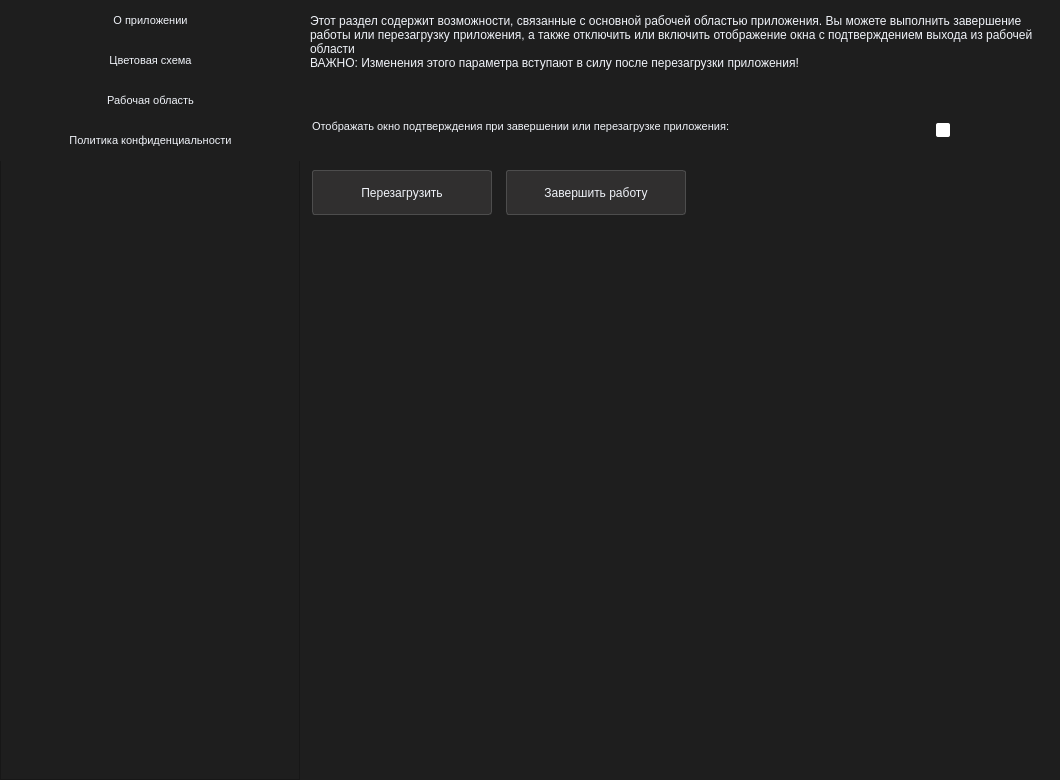
<?xml version="1.0" encoding="UTF-8"?>
<ui version="4.0">
 <class>settings_form</class>
 <widget class="QWidget" name="settings_form">
  <property name="geometry">
   <rect>
    <x>0</x>
    <y>0</y>
    <width>1060</width>
    <height>780</height>
   </rect>
  </property>
  <property name="windowTitle">
   <string>Настройки</string>
  </property>
  <property name="styleSheet">
   <string notr="true">QWidget {
	background-color: rgb(30, 30, 30);
}</string>
  </property>
  <layout class="QHBoxLayout" name="horizontalLayout">
   <property name="leftMargin">
    <number>0</number>
   </property>
   <property name="topMargin">
    <number>0</number>
   </property>
   <property name="rightMargin">
    <number>0</number>
   </property>
   <property name="bottomMargin">
    <number>0</number>
   </property>
   <item>
    <widget class="QFrame" name="section_frame">
     <property name="minimumSize">
      <size>
       <width>300</width>
       <height>0</height>
      </size>
     </property>
     <property name="styleSheet">
      <string notr="true">QFrame {
	background-color: rgb(30, 30, 30);
}</string>
     </property>
     <property name="frameShape">
      <enum>QFrame::StyledPanel</enum>
     </property>
     <property name="frameShadow">
      <enum>QFrame::Raised</enum>
     </property>
     <widget class="QPushButton" name="btn_program_info">
      <property name="geometry">
       <rect>
        <x>0</x>
        <y>0</y>
        <width>301</width>
        <height>41</height>
       </rect>
      </property>
      <property name="font">
       <font>
        <pointsize>8</pointsize>
       </font>
      </property>
      <property name="styleSheet">
       <string notr="true">QPushButton {
	background-color: rgb(30, 30, 30);
	color: rgb(240, 243, 249);
	border: 0px;
}

QPushButton:hover {
	background-color: rgb(77, 77, 77);
}</string>
      </property>
      <property name="text">
       <string>О приложении</string>
      </property>
     </widget>
     <widget class="QPushButton" name="btn_color_style">
      <property name="geometry">
       <rect>
        <x>0</x>
        <y>40</y>
        <width>301</width>
        <height>41</height>
       </rect>
      </property>
      <property name="font">
       <font>
        <pointsize>8</pointsize>
       </font>
      </property>
      <property name="styleSheet">
       <string notr="true">QPushButton {
	background-color: rgb(30, 30, 30);
	color: rgb(240, 243, 249);
	border: 0px;
}

QPushButton:hover {
	background-color: rgb(77, 77, 77);
}</string>
      </property>
      <property name="text">
       <string>Цветовая схема</string>
      </property>
     </widget>
     <widget class="QPushButton" name="btn_privacy_policy">
      <property name="geometry">
       <rect>
        <x>0</x>
        <y>120</y>
        <width>301</width>
        <height>41</height>
       </rect>
      </property>
      <property name="font">
       <font>
        <pointsize>8</pointsize>
       </font>
      </property>
      <property name="styleSheet">
       <string notr="true">QPushButton {
	background-color: rgb(30, 30, 30);
	color: rgb(240, 243, 249);
	border: 0px;
}

QPushButton:hover {
	background-color: rgb(77, 77, 77);
}</string>
      </property>
      <property name="text">
       <string>Политика конфиденциальности</string>
      </property>
     </widget>
     <widget class="QPushButton" name="btn_set_app">
      <property name="geometry">
       <rect>
        <x>0</x>
        <y>80</y>
        <width>301</width>
        <height>41</height>
       </rect>
      </property>
      <property name="font">
       <font>
        <pointsize>8</pointsize>
       </font>
      </property>
      <property name="styleSheet">
       <string notr="true">QPushButton {
	background-color: rgb(30, 30, 30);
	color: rgb(240, 243, 249);
	border: 0px;
}

QPushButton:hover {
	background-color: rgb(77, 77, 77);
}</string>
      </property>
      <property name="text">
       <string>Рабочая область</string>
      </property>
     </widget>
    </widget>
   </item>
   <item>
    <widget class="QStackedWidget" name="section_widget">
     <property name="currentIndex">
      <number>2</number>
     </property>
     <widget class="QWidget" name="program_info_page">
      <widget class="QLabel" name="label_2">
       <property name="geometry">
        <rect>
         <x>6</x>
         <y>240</y>
         <width>271</width>
         <height>31</height>
        </rect>
       </property>
       <property name="font">
        <font>
         <pointsize>8</pointsize>
        </font>
       </property>
       <property name="styleSheet">
        <string notr="true">QLabel {
	background-color: rgb(240, 243, 249);
	color: rgb(30, 30, 30);
	border-radius: 3px;
}</string>
       </property>
       <property name="text">
        <string>Версия: MCrypt 1.9.1 Preview</string>
       </property>
       <property name="alignment">
        <set>Qt::AlignLeading|Qt::AlignLeft|Qt::AlignTop</set>
       </property>
       <property name="wordWrap">
        <bool>true</bool>
       </property>
      </widget>
      <widget class="QLabel" name="label_3">
       <property name="geometry">
        <rect>
         <x>6</x>
         <y>280</y>
         <width>751</width>
         <height>31</height>
        </rect>
       </property>
       <property name="font">
        <font>
         <pointsize>8</pointsize>
        </font>
       </property>
       <property name="styleSheet">
        <string notr="true">QLabel {
	color: rgb(240, 243, 249);
}</string>
       </property>
       <property name="text">
        <string>©MCryptTeam, 2023, все права защищены</string>
       </property>
       <property name="alignment">
        <set>Qt::AlignLeading|Qt::AlignLeft|Qt::AlignTop</set>
       </property>
       <property name="wordWrap">
        <bool>true</bool>
       </property>
      </widget>
      <widget class="QPlainTextEdit" name="plainTextEdit_2">
       <property name="geometry">
        <rect>
         <x>0</x>
         <y>10</y>
         <width>751</width>
         <height>211</height>
        </rect>
       </property>
       <property name="styleSheet">
        <string notr="true">QPlainTextEdit {
	border: none;
	color: rgb(240, 243, 249);
}</string>
       </property>
       <property name="readOnly">
        <bool>true</bool>
       </property>
       <property name="plainText">
        <string>MCrypt - программное обеспечение, позволяющее выполнять шифрование, дешифрование, хеширование и множество других преобразований быстро и эффективно. При этом, MCrypt позволяет просмотреть каждый шаг выполнения данных преобразований, а также содержит справочник по различным алгоритмам шифрования, применяемых в данном программном обеспечении, что позволяет более подробно рассмотреть различные процессы преобразования данных. Также MCrypt содержит множество различных алгоритмов шифрования, включая более сложные алгоритмы шифрования, предоставляя возможность автоматического заполнения параметров шифрования, что позволяет существенно сократить время на шифрование данных</string>
       </property>
      </widget>
     </widget>
     <widget class="QWidget" name="color_style_page">
      <widget class="QFrame" name="frame">
       <property name="geometry">
        <rect>
         <x>20</x>
         <y>190</y>
         <width>321</width>
         <height>201</height>
        </rect>
       </property>
       <property name="styleSheet">
        <string notr="true">QFrame {
	border-radius: 5px;
	background-color: rgb(240, 243, 249);
}</string>
       </property>
       <property name="frameShape">
        <enum>QFrame::StyledPanel</enum>
       </property>
       <property name="frameShadow">
        <enum>QFrame::Raised</enum>
       </property>
       <widget class="QFrame" name="frame_2">
        <property name="geometry">
         <rect>
          <x>180</x>
          <y>160</y>
          <width>120</width>
          <height>30</height>
         </rect>
        </property>
        <property name="styleSheet">
         <string notr="true">QFrame {
	border-radius: 3px;
	background-color: rgb(98, 79, 130);
}</string>
        </property>
        <property name="frameShape">
         <enum>QFrame::StyledPanel</enum>
        </property>
        <property name="frameShadow">
         <enum>QFrame::Raised</enum>
        </property>
       </widget>
       <widget class="QFrame" name="frame_3">
        <property name="geometry">
         <rect>
          <x>180</x>
          <y>120</y>
          <width>120</width>
          <height>30</height>
         </rect>
        </property>
        <property name="styleSheet">
         <string notr="true">QFrame {
	border-radius: 3px;
	background-color: rgb(159, 115, 171);
}</string>
        </property>
        <property name="frameShape">
         <enum>QFrame::StyledPanel</enum>
        </property>
        <property name="frameShadow">
         <enum>QFrame::Raised</enum>
        </property>
       </widget>
       <widget class="QLabel" name="label_6">
        <property name="geometry">
         <rect>
          <x>10</x>
          <y>10</y>
          <width>31</width>
          <height>31</height>
         </rect>
        </property>
        <property name="font">
         <font>
          <pointsize>14</pointsize>
         </font>
        </property>
        <property name="styleSheet">
         <string notr="true">QLabel {
	color: rgb(48, 47, 47);
}</string>
        </property>
        <property name="text">
         <string>☀</string>
        </property>
       </widget>
      </widget>
      <widget class="QPushButton" name="light_btn">
       <property name="geometry">
        <rect>
         <x>90</x>
         <y>410</y>
         <width>180</width>
         <height>45</height>
        </rect>
       </property>
       <property name="minimumSize">
        <size>
         <width>130</width>
         <height>45</height>
        </size>
       </property>
       <property name="maximumSize">
        <size>
         <width>200</width>
         <height>16777215</height>
        </size>
       </property>
       <property name="styleSheet">
        <string notr="true">QPushButton {
	border: 1px solid rgb(77, 77, 77);
	border-radius: 3px;
	background-color: rgb(48, 47, 47);
	color: rgb(240, 243, 249);
}

QPushButton:hover {
	background-color: rgb(77, 77, 77);
}</string>
       </property>
       <property name="text">
        <string>Применить</string>
       </property>
      </widget>
      <widget class="QPushButton" name="dark_btn">
       <property name="geometry">
        <rect>
         <x>480</x>
         <y>410</y>
         <width>180</width>
         <height>45</height>
        </rect>
       </property>
       <property name="minimumSize">
        <size>
         <width>130</width>
         <height>45</height>
        </size>
       </property>
       <property name="maximumSize">
        <size>
         <width>200</width>
         <height>16777215</height>
        </size>
       </property>
       <property name="styleSheet">
        <string notr="true">QPushButton {
	border: 1px solid rgb(77, 77, 77);
	border-radius: 3px;
	background-color: rgb(48, 47, 47);
	color: rgb(240, 243, 249);
}

QPushButton:hover {
	background-color: rgb(77, 77, 77);
}</string>
       </property>
       <property name="text">
        <string>Применить</string>
       </property>
      </widget>
      <widget class="QFrame" name="frame_11">
       <property name="geometry">
        <rect>
         <x>410</x>
         <y>190</y>
         <width>321</width>
         <height>201</height>
        </rect>
       </property>
       <property name="styleSheet">
        <string notr="true">QFrame {
	border-radius: 5px;
	border: 1px solid rgb(77, 77, 77);
	background-color: rgb(30, 30, 30);
}</string>
       </property>
       <property name="frameShape">
        <enum>QFrame::StyledPanel</enum>
       </property>
       <property name="frameShadow">
        <enum>QFrame::Raised</enum>
       </property>
       <widget class="QFrame" name="frame_12">
        <property name="geometry">
         <rect>
          <x>180</x>
          <y>160</y>
          <width>120</width>
          <height>30</height>
         </rect>
        </property>
        <property name="styleSheet">
         <string notr="true">QFrame {
	border-radius: 3px;
	border: none;
	background-color: rgb(48, 47, 47);
}</string>
        </property>
        <property name="frameShape">
         <enum>QFrame::StyledPanel</enum>
        </property>
        <property name="frameShadow">
         <enum>QFrame::Raised</enum>
        </property>
       </widget>
       <widget class="QFrame" name="frame_13">
        <property name="geometry">
         <rect>
          <x>180</x>
          <y>120</y>
          <width>120</width>
          <height>30</height>
         </rect>
        </property>
        <property name="styleSheet">
         <string notr="true">QFrame {
	border-radius: 3px;
	border: none;
	background-color: rgb(77, 77, 77);
}</string>
        </property>
        <property name="frameShape">
         <enum>QFrame::StyledPanel</enum>
        </property>
        <property name="frameShadow">
         <enum>QFrame::Raised</enum>
        </property>
       </widget>
       <widget class="QLabel" name="label_9">
        <property name="geometry">
         <rect>
          <x>10</x>
          <y>10</y>
          <width>31</width>
          <height>31</height>
         </rect>
        </property>
        <property name="font">
         <font>
          <pointsize>12</pointsize>
         </font>
        </property>
        <property name="styleSheet">
         <string notr="true">QLabel {
	border: none;
}</string>
        </property>
        <property name="text">
         <string>🌙</string>
        </property>
       </widget>
      </widget>
      <widget class="QPushButton" name="win_btn">
       <property name="geometry">
        <rect>
         <x>90</x>
         <y>720</y>
         <width>180</width>
         <height>45</height>
        </rect>
       </property>
       <property name="minimumSize">
        <size>
         <width>130</width>
         <height>45</height>
        </size>
       </property>
       <property name="maximumSize">
        <size>
         <width>200</width>
         <height>16777215</height>
        </size>
       </property>
       <property name="styleSheet">
        <string notr="true">QPushButton {
	border: 1px solid rgb(77, 77, 77);
	border-radius: 3px;
	background-color: rgb(48, 47, 47);
	color: rgb(240, 243, 249);
}

QPushButton:hover {
	background-color: rgb(77, 77, 77);
}</string>
       </property>
       <property name="text">
        <string>Применить</string>
       </property>
      </widget>
      <widget class="QFrame" name="frame_4">
       <property name="geometry">
        <rect>
         <x>20</x>
         <y>490</y>
         <width>321</width>
         <height>201</height>
        </rect>
       </property>
       <property name="styleSheet">
        <string notr="true">QFrame {
	border-radius: 5px;
	border: 1px solid rgb(77, 77, 77);
	background-color: rgb(240, 243, 249);
}</string>
       </property>
       <property name="frameShape">
        <enum>QFrame::StyledPanel</enum>
       </property>
       <property name="frameShadow">
        <enum>QFrame::Raised</enum>
       </property>
       <widget class="QFrame" name="accent_light_win_color">
        <property name="geometry">
         <rect>
          <x>20</x>
          <y>160</y>
          <width>120</width>
          <height>30</height>
         </rect>
        </property>
        <property name="styleSheet">
         <string notr="true">QFrame {
	border-radius: 3px;
	border: none;
	background-color: rgb(98, 79, 130);
}</string>
        </property>
        <property name="frameShape">
         <enum>QFrame::StyledPanel</enum>
        </property>
        <property name="frameShadow">
         <enum>QFrame::Raised</enum>
        </property>
       </widget>
       <widget class="QFrame" name="compl_light_win_color">
        <property name="geometry">
         <rect>
          <x>20</x>
          <y>120</y>
          <width>120</width>
          <height>30</height>
         </rect>
        </property>
        <property name="styleSheet">
         <string notr="true">QFrame {
	border-radius: 3px;
	border: none;
	background-color: rgb(159, 115, 171);
}</string>
        </property>
        <property name="frameShape">
         <enum>QFrame::StyledPanel</enum>
        </property>
        <property name="frameShadow">
         <enum>QFrame::Raised</enum>
        </property>
       </widget>
       <widget class="QLabel" name="label_8">
        <property name="geometry">
         <rect>
          <x>10</x>
          <y>10</y>
          <width>31</width>
          <height>31</height>
         </rect>
        </property>
        <property name="font">
         <font>
          <pointsize>14</pointsize>
         </font>
        </property>
        <property name="styleSheet">
         <string notr="true">QLabel {
	border: none;
	color: rgb(48, 47, 47);
}</string>
        </property>
        <property name="text">
         <string>☀</string>
        </property>
       </widget>
       <widget class="QFrame" name="frame_17">
        <property name="geometry">
         <rect>
          <x>160</x>
          <y>0</y>
          <width>161</width>
          <height>201</height>
         </rect>
        </property>
        <property name="styleSheet">
         <string notr="true">QFrame {
	border-top-left-radius: 0;
	border-top-right-radius: 5px;
	border-bottom-right-radius: 5px;
	border-bottom-left-radius: 0;
	background-color: rgb(30, 30, 30);
}</string>
        </property>
        <property name="frameShape">
         <enum>QFrame::StyledPanel</enum>
        </property>
        <property name="frameShadow">
         <enum>QFrame::Raised</enum>
        </property>
        <widget class="QLabel" name="label_11">
         <property name="geometry">
          <rect>
           <x>10</x>
           <y>10</y>
           <width>31</width>
           <height>31</height>
          </rect>
         </property>
         <property name="font">
          <font>
           <pointsize>12</pointsize>
          </font>
         </property>
         <property name="styleSheet">
          <string notr="true">QLabel {
	border: none;
}</string>
         </property>
         <property name="text">
          <string>🌙</string>
         </property>
        </widget>
        <widget class="QFrame" name="compl_dark_win_color">
         <property name="geometry">
          <rect>
           <x>20</x>
           <y>120</y>
           <width>120</width>
           <height>30</height>
          </rect>
         </property>
         <property name="styleSheet">
          <string notr="true">QFrame {
	border-radius: 3px;
	border: none;
	background-color: rgb(77, 77, 77);
}</string>
         </property>
         <property name="frameShape">
          <enum>QFrame::StyledPanel</enum>
         </property>
         <property name="frameShadow">
          <enum>QFrame::Raised</enum>
         </property>
        </widget>
        <widget class="QFrame" name="accent_dark_win_color">
         <property name="geometry">
          <rect>
           <x>20</x>
           <y>160</y>
           <width>120</width>
           <height>30</height>
          </rect>
         </property>
         <property name="styleSheet">
          <string notr="true">QFrame {
	border-radius: 3px;
	border: none;
	background-color: rgb(48, 47, 47);
}</string>
         </property>
         <property name="frameShape">
          <enum>QFrame::StyledPanel</enum>
         </property>
         <property name="frameShadow">
          <enum>QFrame::Raised</enum>
         </property>
        </widget>
       </widget>
      </widget>
      <widget class="QPushButton" name="time_color_btn">
       <property name="geometry">
        <rect>
         <x>480</x>
         <y>720</y>
         <width>180</width>
         <height>45</height>
        </rect>
       </property>
       <property name="minimumSize">
        <size>
         <width>130</width>
         <height>45</height>
        </size>
       </property>
       <property name="maximumSize">
        <size>
         <width>200</width>
         <height>16777215</height>
        </size>
       </property>
       <property name="styleSheet">
        <string notr="true">QPushButton {
	border: 1px solid rgb(77, 77, 77);
	border-radius: 3px;
	background-color: rgb(48, 47, 47);
	color: rgb(240, 243, 249);
}

QPushButton:hover {
	background-color: rgb(77, 77, 77);
}</string>
       </property>
       <property name="text">
        <string>Применить</string>
       </property>
      </widget>
      <widget class="QFrame" name="frame_14">
       <property name="geometry">
        <rect>
         <x>410</x>
         <y>490</y>
         <width>321</width>
         <height>201</height>
        </rect>
       </property>
       <property name="styleSheet">
        <string notr="true">QFrame {
	border-radius: 5px;
	border: 1px solid rgb(77, 77, 77);
	background-color: rgb(240, 243, 249);
}</string>
       </property>
       <property name="frameShape">
        <enum>QFrame::StyledPanel</enum>
       </property>
       <property name="frameShadow">
        <enum>QFrame::Raised</enum>
       </property>
       <widget class="QFrame" name="frame_15">
        <property name="geometry">
         <rect>
          <x>20</x>
          <y>160</y>
          <width>120</width>
          <height>30</height>
         </rect>
        </property>
        <property name="styleSheet">
         <string notr="true">QFrame {
	border-radius: 3px;
	border: none;
	background-color: rgb(98, 79, 130);
}</string>
        </property>
        <property name="frameShape">
         <enum>QFrame::StyledPanel</enum>
        </property>
        <property name="frameShadow">
         <enum>QFrame::Raised</enum>
        </property>
       </widget>
       <widget class="QFrame" name="frame_16">
        <property name="geometry">
         <rect>
          <x>20</x>
          <y>120</y>
          <width>120</width>
          <height>30</height>
         </rect>
        </property>
        <property name="styleSheet">
         <string notr="true">QFrame {
	border-radius: 3px;
	border: none;
	background-color: rgb(159, 115, 171);
}</string>
        </property>
        <property name="frameShape">
         <enum>QFrame::StyledPanel</enum>
        </property>
        <property name="frameShadow">
         <enum>QFrame::Raised</enum>
        </property>
       </widget>
       <widget class="QLabel" name="label_10">
        <property name="geometry">
         <rect>
          <x>10</x>
          <y>10</y>
          <width>31</width>
          <height>31</height>
         </rect>
        </property>
        <property name="font">
         <font>
          <pointsize>14</pointsize>
         </font>
        </property>
        <property name="styleSheet">
         <string notr="true">QLabel {
	border: none;
	color: rgb(48, 47, 47);
}</string>
        </property>
        <property name="text">
         <string>☀</string>
        </property>
       </widget>
       <widget class="QFrame" name="frame_20">
        <property name="geometry">
         <rect>
          <x>160</x>
          <y>0</y>
          <width>161</width>
          <height>201</height>
         </rect>
        </property>
        <property name="styleSheet">
         <string notr="true">QFrame {
	border-top-left-radius: 0;
	border-top-right-radius: 5px;
	border-bottom-right-radius: 5px;
	border-bottom-left-radius: 0;
	background-color: rgb(30, 30, 30);
}</string>
        </property>
        <property name="frameShape">
         <enum>QFrame::StyledPanel</enum>
        </property>
        <property name="frameShadow">
         <enum>QFrame::Raised</enum>
        </property>
        <widget class="QLabel" name="label_12">
         <property name="geometry">
          <rect>
           <x>10</x>
           <y>10</y>
           <width>31</width>
           <height>31</height>
          </rect>
         </property>
         <property name="font">
          <font>
           <pointsize>12</pointsize>
          </font>
         </property>
         <property name="styleSheet">
          <string notr="true">QLabel {
	border: none;
}</string>
         </property>
         <property name="text">
          <string>🌙</string>
         </property>
        </widget>
        <widget class="QFrame" name="frame_21">
         <property name="geometry">
          <rect>
           <x>20</x>
           <y>120</y>
           <width>120</width>
           <height>30</height>
          </rect>
         </property>
         <property name="styleSheet">
          <string notr="true">QFrame {
	border-radius: 3px;
	border: none;
	background-color: rgb(77, 77, 77);
}</string>
         </property>
         <property name="frameShape">
          <enum>QFrame::StyledPanel</enum>
         </property>
         <property name="frameShadow">
          <enum>QFrame::Raised</enum>
         </property>
        </widget>
        <widget class="QFrame" name="frame_22">
         <property name="geometry">
          <rect>
           <x>20</x>
           <y>160</y>
           <width>120</width>
           <height>30</height>
          </rect>
         </property>
         <property name="styleSheet">
          <string notr="true">QFrame {
	border-radius: 3px;
	border: none;
	background-color: rgb(48, 47, 47);
}</string>
         </property>
         <property name="frameShape">
          <enum>QFrame::StyledPanel</enum>
         </property>
         <property name="frameShadow">
          <enum>QFrame::Raised</enum>
         </property>
        </widget>
       </widget>
      </widget>
      <widget class="QPlainTextEdit" name="plainTextEdit">
       <property name="geometry">
        <rect>
         <x>0</x>
         <y>10</y>
         <width>751</width>
         <height>131</height>
        </rect>
       </property>
       <property name="styleSheet">
        <string notr="true">QPlainTextEdit {
	border: none;
	color: rgb(240, 243, 249);
}</string>
       </property>
       <property name="readOnly">
        <bool>true</bool>
       </property>
       <property name="plainText">
        <string>Цветовая схема позволяет настроить цветовое оформление элементов интерфейса приложения. Вы можете настроить отображение светлого или темного оформления, а также системного оформления. Системное оформление позволяет отображать цвета элементов в зависимости от выбранных в персонализации Windows цветов. Также вы можете выбрать автоматический режим смены цветового оформления в зависимости от текущего времени суток
ВАЖНО: Изменения этого параметра вступают в силу после перезагрузки приложения!</string>
       </property>
      </widget>
      <widget class="QFrame" name="dark_style_frame">
       <property name="geometry">
        <rect>
         <x>400</x>
         <y>180</y>
         <width>343</width>
         <height>222</height>
        </rect>
       </property>
       <property name="styleSheet">
        <string notr="true">QFrame {
	border-radius: 10px;
	border: 1px solid rgba(240, 243, 249, 150);
}</string>
       </property>
       <property name="frameShape">
        <enum>QFrame::StyledPanel</enum>
       </property>
       <property name="frameShadow">
        <enum>QFrame::Raised</enum>
       </property>
      </widget>
      <widget class="QFrame" name="system_style_frame">
       <property name="geometry">
        <rect>
         <x>10</x>
         <y>480</y>
         <width>343</width>
         <height>222</height>
        </rect>
       </property>
       <property name="styleSheet">
        <string notr="true">QFrame {
	border-radius: 10px;
	border: 1px solid rgba(240, 243, 249, 150);
}</string>
       </property>
       <property name="frameShape">
        <enum>QFrame::StyledPanel</enum>
       </property>
       <property name="frameShadow">
        <enum>QFrame::Raised</enum>
       </property>
      </widget>
      <widget class="QFrame" name="time_color_style_frame">
       <property name="geometry">
        <rect>
         <x>400</x>
         <y>480</y>
         <width>343</width>
         <height>222</height>
        </rect>
       </property>
       <property name="styleSheet">
        <string notr="true">QFrame {
	border-radius: 10px;
	border: 1px solid rgba(240, 243, 249, 150);
}</string>
       </property>
       <property name="frameShape">
        <enum>QFrame::StyledPanel</enum>
       </property>
       <property name="frameShadow">
        <enum>QFrame::Raised</enum>
       </property>
      </widget>
      <widget class="QFrame" name="light_style_frame">
       <property name="geometry">
        <rect>
         <x>10</x>
         <y>180</y>
         <width>343</width>
         <height>222</height>
        </rect>
       </property>
       <property name="styleSheet">
        <string notr="true">QFrame {
	border-radius: 10px;
	border: 1px solid rgba(240, 243, 249, 150);
}</string>
       </property>
       <property name="frameShape">
        <enum>QFrame::StyledPanel</enum>
       </property>
       <property name="frameShadow">
        <enum>QFrame::Raised</enum>
       </property>
      </widget>
      <zorder>light_style_frame</zorder>
      <zorder>time_color_style_frame</zorder>
      <zorder>system_style_frame</zorder>
      <zorder>dark_style_frame</zorder>
      <zorder>frame</zorder>
      <zorder>light_btn</zorder>
      <zorder>dark_btn</zorder>
      <zorder>frame_11</zorder>
      <zorder>win_btn</zorder>
      <zorder>frame_4</zorder>
      <zorder>time_color_btn</zorder>
      <zorder>frame_14</zorder>
      <zorder>plainTextEdit</zorder>
     </widget>
     <widget class="QWidget" name="page">
      <widget class="QPlainTextEdit" name="plainTextEdit_4">
       <property name="geometry">
        <rect>
         <x>0</x>
         <y>10</y>
         <width>751</width>
         <height>91</height>
        </rect>
       </property>
       <property name="styleSheet">
        <string notr="true">QPlainTextEdit {
	border: none;
	color: rgb(240, 243, 249);
}</string>
       </property>
       <property name="readOnly">
        <bool>true</bool>
       </property>
       <property name="plainText">
        <string>Этот раздел содержит возможности, связанные с основной рабочей областью приложения. Вы можете выполнить завершение работы или перезагрузку приложения, а также отключить или включить отображение окна с подтверждением выхода из рабочей области
ВАЖНО: Изменения этого параметра вступают в силу после перезагрузки приложения!</string>
       </property>
      </widget>
      <widget class="QLabel" name="label_4">
       <property name="geometry">
        <rect>
         <x>6</x>
         <y>120</y>
         <width>621</width>
         <height>31</height>
        </rect>
       </property>
       <property name="font">
        <font>
         <pointsize>8</pointsize>
        </font>
       </property>
       <property name="styleSheet">
        <string notr="true">QLabel {
	color: rgb(240, 243, 249);
}</string>
       </property>
       <property name="text">
        <string>Отображать окно подтверждения при завершении или перезагрузке приложения:</string>
       </property>
       <property name="alignment">
        <set>Qt::AlignLeading|Qt::AlignLeft|Qt::AlignTop</set>
       </property>
       <property name="wordWrap">
        <bool>true</bool>
       </property>
      </widget>
      <widget class="QCheckBox" name="confirm_quit_chk">
       <property name="geometry">
        <rect>
         <x>630</x>
         <y>108</y>
         <width>101</width>
         <height>45</height>
        </rect>
       </property>
       <property name="minimumSize">
        <size>
         <width>0</width>
         <height>45</height>
        </size>
       </property>
       <property name="styleSheet">
        <string notr="true">QCheckBox {
	color: rgb(255, 255, 255);
}

QCheckBox::indicator:unchecked {
	border-radius: 2px;
	background-color: rgb(255, 255, 255);
}

QCheckBox::indicator:checked {
	border-radius: 2px;
	background-color: rgb(67, 67, 67);
}</string>
       </property>
       <property name="text">
        <string/>
       </property>
      </widget>
      <widget class="QPushButton" name="btn_restart">
       <property name="geometry">
        <rect>
         <x>6</x>
         <y>170</y>
         <width>180</width>
         <height>45</height>
        </rect>
       </property>
       <property name="minimumSize">
        <size>
         <width>130</width>
         <height>45</height>
        </size>
       </property>
       <property name="maximumSize">
        <size>
         <width>200</width>
         <height>16777215</height>
        </size>
       </property>
       <property name="styleSheet">
        <string notr="true">QPushButton {
	border: 1px solid rgb(77, 77, 77);
	border-radius: 3px;
	background-color: rgb(48, 47, 47);
	color: rgb(240, 243, 249);
}

QPushButton:hover {
	background-color: rgb(77, 77, 77);
}</string>
       </property>
       <property name="text">
        <string>Перезагрузить</string>
       </property>
      </widget>
      <widget class="QPushButton" name="btn_quit">
       <property name="geometry">
        <rect>
         <x>200</x>
         <y>170</y>
         <width>180</width>
         <height>45</height>
        </rect>
       </property>
       <property name="minimumSize">
        <size>
         <width>130</width>
         <height>45</height>
        </size>
       </property>
       <property name="maximumSize">
        <size>
         <width>200</width>
         <height>16777215</height>
        </size>
       </property>
       <property name="styleSheet">
        <string notr="true">QPushButton {
	border: 1px solid rgb(77, 77, 77);
	border-radius: 3px;
	background-color: rgb(48, 47, 47);
	color: rgb(240, 243, 249);
}

QPushButton:hover {
	background-color: rgb(77, 77, 77);
}</string>
       </property>
       <property name="text">
        <string>Завершить работу</string>
       </property>
      </widget>
     </widget>
     <widget class="QWidget" name="page_3">
      <widget class="QPlainTextEdit" name="plainTextEdit_3">
       <property name="geometry">
        <rect>
         <x>3</x>
         <y>13</y>
         <width>751</width>
         <height>441</height>
        </rect>
       </property>
       <property name="styleSheet">
        <string notr="true">QPlainTextEdit {
	border: none;
	color: rgb(240, 243, 249);
}</string>
       </property>
       <property name="readOnly">
        <bool>true</bool>
       </property>
       <property name="plainText">
        <string>MCrypt - программное обеспечение, позволяющее выполнять различные преобразования данных в целях обеспечения безопасности и конфиденциальности данных, а также для безопасного способа их передачи и обмена. Данное программное обеспечение не хранит исходную информацию, предназначенную для ее передачи и обмена, поэтому после завершения работы приложения данная информация будет утеряна без возможности восстановления. В MCrypt пользовательские учетные данные хранятся в формате, не позволяющем получить к ним какой-либо доступ. Однако в случае утери каких-либо данных, MCryptTeam не несет никакой ответственности за утерю или получение доступа сторонних лиц к вашим данным.
ВАЖНО: Данное программное обеспечение предназначено для изучения различных методов шифрования и хеширования данных. Несмотря на то, что в MCrypt есть возможность шифровать и хешировать информацию, данные возможности, как правило, предназначены также для дополнительного и более подробного изучения. В MCrypt различные алгоритмы обладают достаточной степенью надежности, чтобы защитить ваши данные, однако мы настоятельно не рекомендуем использовать данное программное обеспечение, если вам действительно необходимо обеспечить реальную защиту данных!</string>
       </property>
      </widget>
     </widget>
    </widget>
   </item>
  </layout>
 </widget>
 <resources/>
 <connections/>
</ui>
